Frame 1 (no input): blank canvas, image omitted
Frame 60 (the mouse pressed at the canvas centre just before this capture): blank canvas, image omitted
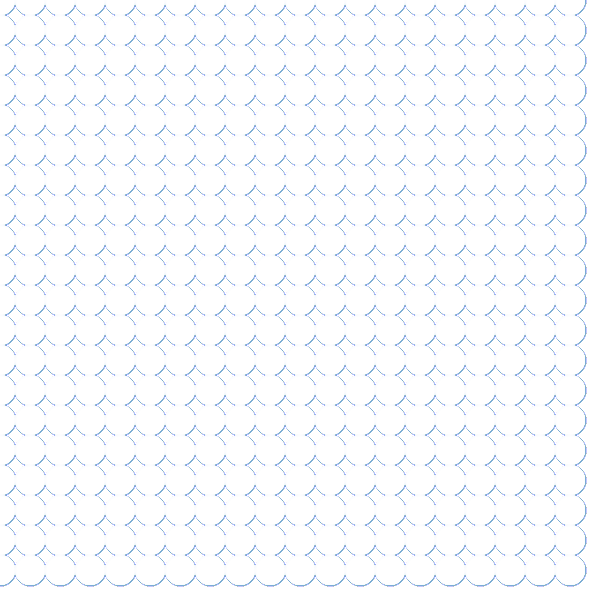
Frame 120 (the mouse held since frame 60 and released just before this capture)

The Processing sketch whose frames 1 and 60 were blank and that drew this single picture after the mouse press (run headless with seeded random() and noise(); from frame 60 on, the mouse is pressed at the canvas centre):

// Processing sketch: processing_113579
// ── processing_113579.pde

int transparency = 1;

void setup() {
  size( 600, 600 );
  background( 255 );
}

void draw(){
  
float circleSize = map( mouseX, 0, width, 0, 60 );
   for (int x = 0; x < width; x += 30) {
    for (int y = 0; y < height; y +=30) {
      strokeWeight(2);
      stroke( 33, 48, 209, transparency );
      ellipse(x, y, circleSize, circleSize);
    } 
  }
}

void mousePressed() {
transparency +=2;
}

void keyPressed() {
 if( key == ' ') {
 stop();} 
}
